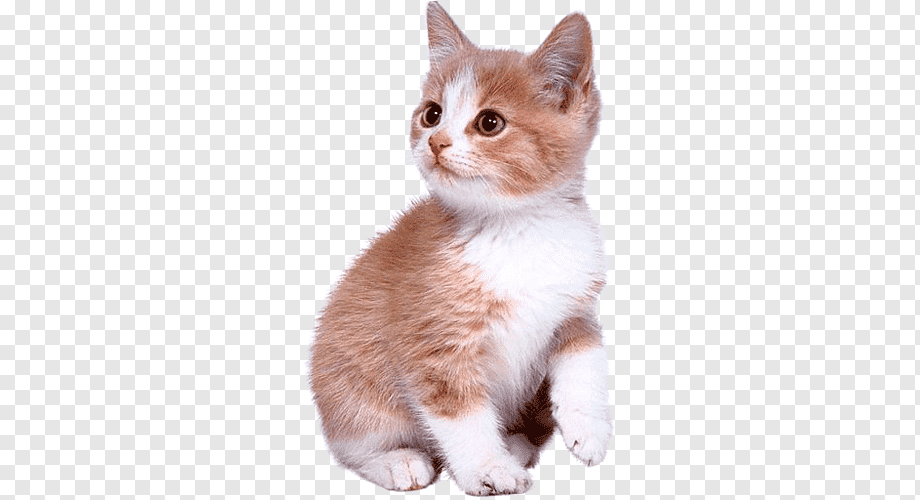
#> input picture Photos/cat.png, 920 x 500 px, found by its file name
$ python '5 save image.py'
#> lines starting #> are read from the running program, lines starting #| are printed output that depends on the picture; after the words box and inside, x2 and y2 are one past the last pixel; in counts of white or black regions, pixels touching at a corner belong together
import cv2 as cv
import matplotlib.pyplot as plt #usefull for working with images


#IMREAD_GRAYSCALE for black and white
img = cv.imread("Photos/cat.png",cv.IMREAD_COLOR)
#> img is the input picture: shape (500, 920, 3); mean B, G, R 225.6, 226.1, 232.8

copypart = img[300:500,300:700]
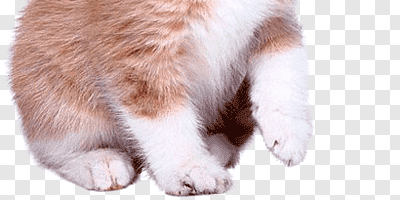
#> copypart: shape (200, 400, 3); mean B, G, R 195.9, 196.5, 214.3
img[100:300,100:500] = copypart
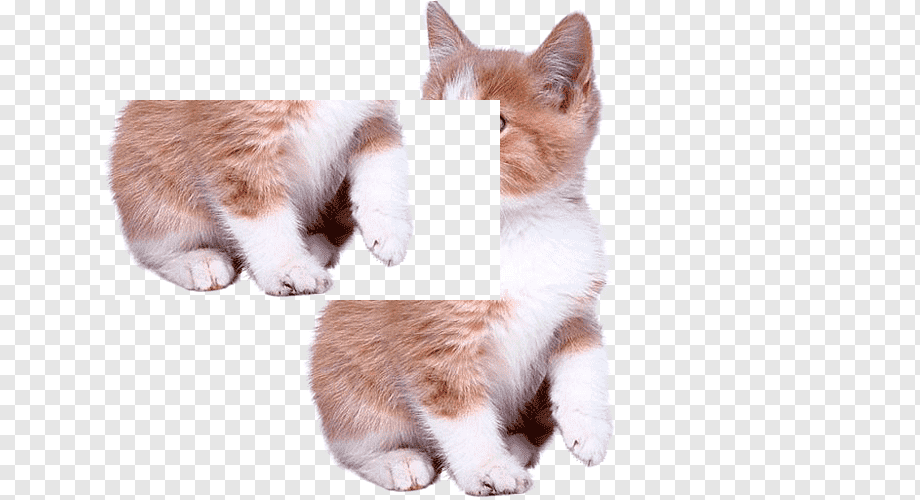
#> img: shape (500, 920, 3); 16.45% of pixels changed, all inside (x1, y1, x2, y2) = (100, 100, 500, 300)
#img[300:500,300:700]=[0,0,0]

cv.imshow("cat",img)

cv.imwrite('cat_new.jpg',img)

cv.waitKey(0)
cv.destroyAllWindows()

$ run again, with Photos/Tower_Test.png copied over Photos/cat.png
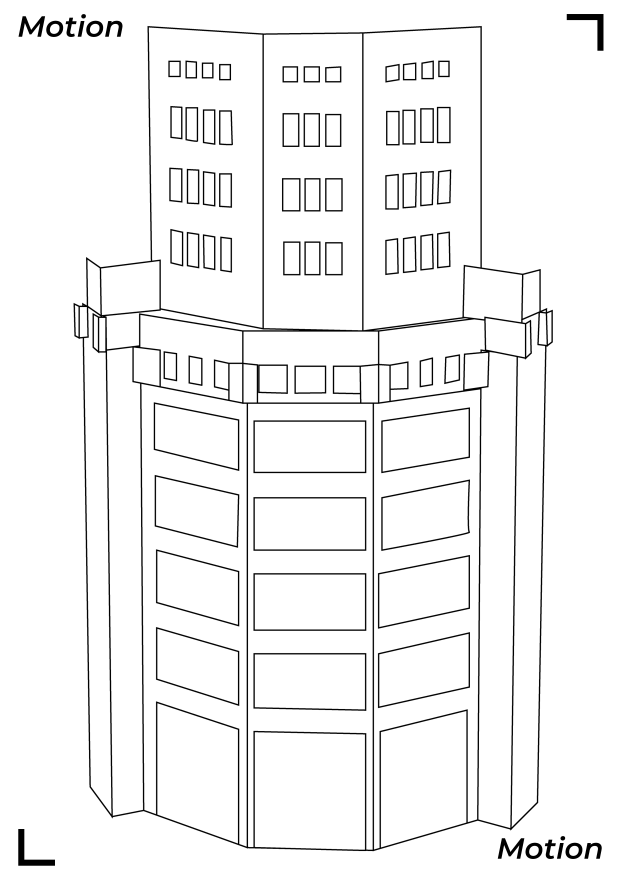
#> input picture Photos/Tower_Test.png, 2480 x 3508 px, found by its file name (shown at 1/4 size)
#> img is the input picture: shape (3508, 2480, 3); min 0, max 255, mean 243.2
#> `copypart = img[300:500,300:700]`:
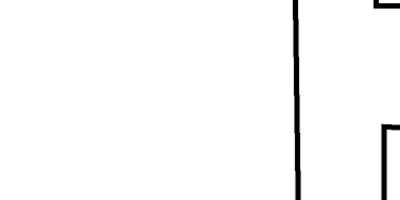
#> copypart: shape (200, 400, 3); min 0, max 255, mean 249.6
